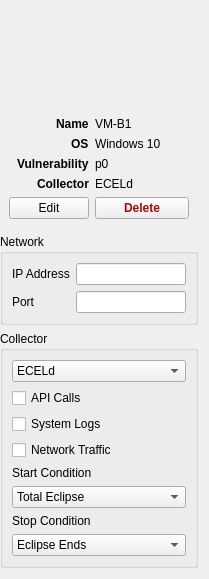
<?xml version="1.0" encoding="UTF-8"?>
<ui version="4.0">
 <class>MachineInfo</class>
 <widget class="QFrame" name="MachineInfo">
  <property name="windowModality">
   <enum>Qt::NonModal</enum>
  </property>
  <property name="geometry">
   <rect>
    <x>0</x>
    <y>0</y>
    <width>209</width>
    <height>579</height>
   </rect>
  </property>
  <property name="sizePolicy">
   <sizepolicy hsizetype="Ignored" vsizetype="Preferred">
    <horstretch>0</horstretch>
    <verstretch>0</verstretch>
   </sizepolicy>
  </property>
  <property name="acceptDrops">
   <bool>false</bool>
  </property>
  <property name="windowTitle">
   <string>Frame</string>
  </property>
  <property name="autoFillBackground">
   <bool>false</bool>
  </property>
  <property name="frameShadow">
   <enum>QFrame::Plain</enum>
  </property>
  <property name="lineWidth">
   <number>0</number>
  </property>
  <layout class="QVBoxLayout" name="verticalLayout">
   <property name="leftMargin">
    <number>0</number>
   </property>
   <item>
    <widget class="QFrame" name="infoFrame">
     <property name="minimumSize">
      <size>
       <width>0</width>
       <height>200</height>
      </size>
     </property>
     <property name="frameShape">
      <enum>QFrame::NoFrame</enum>
     </property>
     <property name="frameShadow">
      <enum>QFrame::Raised</enum>
     </property>
     <layout class="QVBoxLayout" name="verticalLayout_3">
      <property name="leftMargin">
       <number>0</number>
      </property>
      <property name="topMargin">
       <number>0</number>
      </property>
      <property name="rightMargin">
       <number>0</number>
      </property>
      <property name="bottomMargin">
       <number>0</number>
      </property>
      <item>
       <widget class="QLabel" name="icon">
        <property name="autoFillBackground">
         <bool>false</bool>
        </property>
        <property name="styleSheet">
         <string notr="true">image: url(resources/imac.png) 0 0 0 0 stretch stretch;</string>
        </property>
        <property name="frameShape">
         <enum>QFrame::NoFrame</enum>
        </property>
        <property name="text">
         <string/>
        </property>
        <property name="margin">
         <number>20</number>
        </property>
       </widget>
      </item>
      <item>
       <widget class="QFrame" name="frame">
        <property name="sizePolicy">
         <sizepolicy hsizetype="Preferred" vsizetype="Maximum">
          <horstretch>0</horstretch>
          <verstretch>0</verstretch>
         </sizepolicy>
        </property>
        <property name="frameShape">
         <enum>QFrame::NoFrame</enum>
        </property>
        <property name="frameShadow">
         <enum>QFrame::Raised</enum>
        </property>
        <layout class="QFormLayout" name="formLayout_2">
         <property name="labelAlignment">
          <set>Qt::AlignRight|Qt::AlignTrailing|Qt::AlignVCenter</set>
         </property>
         <property name="formAlignment">
          <set>Qt::AlignHCenter|Qt::AlignTop</set>
         </property>
         <item row="0" column="0">
          <widget class="QLabel" name="label_4">
           <property name="font">
            <font>
             <weight>75</weight>
             <bold>true</bold>
            </font>
           </property>
           <property name="text">
            <string>Name</string>
           </property>
           <property name="alignment">
            <set>Qt::AlignLeading|Qt::AlignLeft|Qt::AlignVCenter</set>
           </property>
          </widget>
         </item>
         <item row="0" column="1">
          <widget class="QLabel" name="label_5">
           <property name="text">
            <string>VM-B1</string>
           </property>
          </widget>
         </item>
         <item row="1" column="0">
          <widget class="QLabel" name="label_6">
           <property name="font">
            <font>
             <weight>75</weight>
             <bold>true</bold>
            </font>
           </property>
           <property name="text">
            <string>OS</string>
           </property>
           <property name="alignment">
            <set>Qt::AlignLeading|Qt::AlignLeft|Qt::AlignVCenter</set>
           </property>
          </widget>
         </item>
         <item row="1" column="1">
          <widget class="QLabel" name="label_7">
           <property name="text">
            <string>Windows 10</string>
           </property>
          </widget>
         </item>
         <item row="2" column="0">
          <widget class="QLabel" name="label_8">
           <property name="font">
            <font>
             <weight>75</weight>
             <bold>true</bold>
            </font>
           </property>
           <property name="text">
            <string>Vulnerability</string>
           </property>
           <property name="alignment">
            <set>Qt::AlignLeading|Qt::AlignLeft|Qt::AlignVCenter</set>
           </property>
          </widget>
         </item>
         <item row="2" column="1">
          <widget class="QLabel" name="label_9">
           <property name="text">
            <string>p0</string>
           </property>
          </widget>
         </item>
         <item row="3" column="0">
          <widget class="QLabel" name="label_10">
           <property name="font">
            <font>
             <weight>75</weight>
             <bold>true</bold>
            </font>
           </property>
           <property name="text">
            <string>Collector</string>
           </property>
           <property name="alignment">
            <set>Qt::AlignLeading|Qt::AlignLeft|Qt::AlignVCenter</set>
           </property>
          </widget>
         </item>
         <item row="3" column="1">
          <widget class="QLabel" name="label_11">
           <property name="text">
            <string>ECELd</string>
           </property>
          </widget>
         </item>
         <item row="4" column="0">
          <widget class="QPushButton" name="editButton">
           <property name="text">
            <string>Edit</string>
           </property>
          </widget>
         </item>
         <item row="4" column="1">
          <widget class="QPushButton" name="pushButton_2">
           <property name="palette">
            <palette>
             <active>
              <colorrole role="ButtonText">
               <brush brushstyle="SolidPattern">
                <color alpha="255">
                 <red>169</red>
                 <green>8</green>
                 <blue>4</blue>
                </color>
               </brush>
              </colorrole>
             </active>
             <inactive>
              <colorrole role="ButtonText">
               <brush brushstyle="SolidPattern">
                <color alpha="255">
                 <red>169</red>
                 <green>8</green>
                 <blue>4</blue>
                </color>
               </brush>
              </colorrole>
             </inactive>
             <disabled>
              <colorrole role="ButtonText">
               <brush brushstyle="SolidPattern">
                <color alpha="255">
                 <red>148</red>
                 <green>148</green>
                 <blue>148</blue>
                </color>
               </brush>
              </colorrole>
             </disabled>
            </palette>
           </property>
           <property name="font">
            <font>
             <weight>75</weight>
             <bold>true</bold>
            </font>
           </property>
           <property name="text">
            <string>Delete</string>
           </property>
           <property name="checkable">
            <bool>false</bool>
           </property>
           <property name="autoDefault">
            <bool>false</bool>
           </property>
           <property name="default">
            <bool>false</bool>
           </property>
           <property name="flat">
            <bool>false</bool>
           </property>
          </widget>
         </item>
        </layout>
       </widget>
      </item>
     </layout>
    </widget>
   </item>
   <item>
    <widget class="QGroupBox" name="collectorBox">
     <property name="sizePolicy">
      <sizepolicy hsizetype="Preferred" vsizetype="Maximum">
       <horstretch>0</horstretch>
       <verstretch>0</verstretch>
      </sizepolicy>
     </property>
     <property name="title">
      <string>Network</string>
     </property>
     <property name="flat">
      <bool>false</bool>
     </property>
     <property name="checkable">
      <bool>false</bool>
     </property>
     <layout class="QFormLayout" name="formLayout">
      <item row="0" column="0">
       <widget class="QLabel" name="label_2">
        <property name="text">
         <string>IP Address</string>
        </property>
       </widget>
      </item>
      <item row="0" column="1">
       <widget class="QLineEdit" name="lineEdit"/>
      </item>
      <item row="1" column="0">
       <widget class="QLabel" name="label_3">
        <property name="text">
         <string>Port</string>
        </property>
       </widget>
      </item>
      <item row="1" column="1">
       <widget class="QLineEdit" name="lineEdit_2"/>
      </item>
     </layout>
    </widget>
   </item>
   <item>
    <widget class="QGroupBox" name="networkBox">
     <property name="sizePolicy">
      <sizepolicy hsizetype="Preferred" vsizetype="Maximum">
       <horstretch>0</horstretch>
       <verstretch>0</verstretch>
      </sizepolicy>
     </property>
     <property name="title">
      <string>Collector</string>
     </property>
     <property name="flat">
      <bool>false</bool>
     </property>
     <property name="checkable">
      <bool>false</bool>
     </property>
     <layout class="QVBoxLayout" name="verticalLayout_2">
      <item>
       <widget class="QComboBox" name="comboBox">
        <item>
         <property name="text">
          <string>ECELd</string>
         </property>
        </item>
        <item>
         <property name="text">
          <string>Garbage Collector</string>
         </property>
        </item>
       </widget>
      </item>
      <item>
       <widget class="QCheckBox" name="checkBox_3">
        <property name="text">
         <string>API Calls</string>
        </property>
       </widget>
      </item>
      <item>
       <widget class="QCheckBox" name="checkBox_2">
        <property name="text">
         <string>System Logs</string>
        </property>
       </widget>
      </item>
      <item>
       <widget class="QCheckBox" name="checkBox">
        <property name="text">
         <string>Network Traffic</string>
        </property>
       </widget>
      </item>
      <item>
       <widget class="QLabel" name="label">
        <property name="text">
         <string>Start Condition</string>
        </property>
       </widget>
      </item>
      <item>
       <widget class="QComboBox" name="comboBox_2">
        <item>
         <property name="text">
          <string>Total Eclipse</string>
         </property>
        </item>
        <item>
         <property name="text">
          <string>Eclipse Starts</string>
         </property>
        </item>
       </widget>
      </item>
      <item>
       <widget class="QLabel" name="label_12">
        <property name="text">
         <string>Stop Condition</string>
        </property>
       </widget>
      </item>
      <item>
       <widget class="QComboBox" name="comboBox_3">
        <item>
         <property name="text">
          <string>Eclipse Ends</string>
         </property>
        </item>
       </widget>
      </item>
     </layout>
    </widget>
   </item>
  </layout>
 </widget>
 <resources/>
 <connections/>
</ui>
